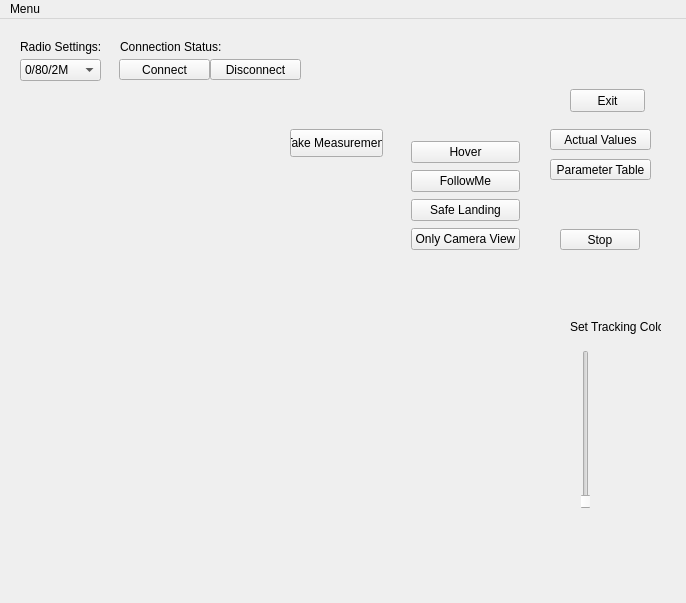
<?xml version="1.0" encoding="UTF-8"?>
<ui version="4.0">
 <class>MainWindow</class>
 <widget class="QMainWindow" name="MainWindow">
  <property name="geometry">
   <rect>
    <x>0</x>
    <y>0</y>
    <width>686</width>
    <height>603</height>
   </rect>
  </property>
  <property name="windowTitle">
   <string>MainWindow</string>
  </property>
  <widget class="QWidget" name="centralWidget">
   <widget class="QPushButton" name="exitApp">
    <property name="geometry">
     <rect>
      <x>570</x>
      <y>70</y>
      <width>75</width>
      <height>23</height>
     </rect>
    </property>
    <property name="text">
     <string>Exit</string>
    </property>
   </widget>
   <widget class="QPushButton" name="connectRadio">
    <property name="geometry">
     <rect>
      <x>119</x>
      <y>40</y>
      <width>91</width>
      <height>21</height>
     </rect>
    </property>
    <property name="text">
     <string>Connect</string>
    </property>
   </widget>
   <widget class="QPushButton" name="disconnectRadio">
    <property name="geometry">
     <rect>
      <x>210</x>
      <y>40</y>
      <width>91</width>
      <height>21</height>
     </rect>
    </property>
    <property name="text">
     <string>Disconnect</string>
    </property>
   </widget>
   <widget class="QComboBox" name="radioSettings_Options">
    <property name="geometry">
     <rect>
      <x>20</x>
      <y>40</y>
      <width>81</width>
      <height>22</height>
     </rect>
    </property>
    <property name="editable">
     <bool>false</bool>
    </property>
    <property name="currentIndex">
     <number>0</number>
    </property>
    <item>
     <property name="text">
      <string>0/80/2M</string>
     </property>
    </item>
    <item>
     <property name="text">
      <string>0/80/250K</string>
     </property>
    </item>
   </widget>
   <widget class="QLabel" name="radioSettings">
    <property name="geometry">
     <rect>
      <x>20</x>
      <y>20</y>
      <width>101</width>
      <height>16</height>
     </rect>
    </property>
    <property name="text">
     <string>Radio Settings:</string>
    </property>
   </widget>
   <widget class="QLabel" name="connectionStatus">
    <property name="geometry">
     <rect>
      <x>120</x>
      <y>20</y>
      <width>131</width>
      <height>16</height>
     </rect>
    </property>
    <property name="text">
     <string>Connection Status: </string>
    </property>
   </widget>
   <widget class="QWidget" name="gridLayoutWidget">
    <property name="geometry">
     <rect>
      <x>9</x>
      <y>269</y>
      <width>551</width>
      <height>281</height>
     </rect>
    </property>
    <layout class="QGridLayout" name="Layout_CameraView"/>
   </widget>
   <widget class="QWidget" name="verticalLayoutWidget">
    <property name="geometry">
     <rect>
      <x>400</x>
      <y>110</y>
      <width>131</width>
      <height>135</height>
     </rect>
    </property>
    <layout class="QVBoxLayout" name="layout_Modes">
     <item>
      <widget class="QPushButton" name="pushButton_hoverMode">
       <property name="text">
        <string>Hover</string>
       </property>
      </widget>
     </item>
     <item>
      <widget class="QPushButton" name="pushButton_FollowMeMode">
       <property name="text">
        <string>FollowMe</string>
       </property>
      </widget>
     </item>
     <item>
      <widget class="QPushButton" name="pushButton_SafeLandingMode">
       <property name="text">
        <string>Safe Landing</string>
       </property>
      </widget>
     </item>
     <item>
      <widget class="QPushButton" name="pushButton_CameraOnlyMode">
       <property name="text">
        <string>Only Camera View</string>
       </property>
      </widget>
     </item>
    </layout>
   </widget>
   <widget class="QWidget" name="horizontalLayoutWidget">
    <property name="geometry">
     <rect>
      <x>570</x>
      <y>320</y>
      <width>31</width>
      <height>181</height>
     </rect>
    </property>
    <layout class="QHBoxLayout" name="LayoutColorBars">
     <item>
      <widget class="QSlider" name="verticalSlider_hue">
       <property name="orientation">
        <enum>Qt::Vertical</enum>
       </property>
      </widget>
     </item>
    </layout>
   </widget>
   <widget class="QWidget" name="verticalLayoutWidget_2">
    <property name="geometry">
     <rect>
      <x>610</x>
      <y>350</y>
      <width>41</width>
      <height>31</height>
     </rect>
    </property>
    <layout class="QVBoxLayout" name="Layout_TrackingColor"/>
   </widget>
   <widget class="QLabel" name="setColor">
    <property name="geometry">
     <rect>
      <x>570</x>
      <y>300</y>
      <width>91</width>
      <height>16</height>
     </rect>
    </property>
    <property name="text">
     <string>Set Tracking Color</string>
    </property>
   </widget>
   <widget class="QLabel" name="Hue_Num">
    <property name="geometry">
     <rect>
      <x>610</x>
      <y>320</y>
      <width>41</width>
      <height>29</height>
     </rect>
    </property>
    <property name="text">
     <string/>
    </property>
   </widget>
   <widget class="QLabel" name="display_ConnectionStatus">
    <property name="geometry">
     <rect>
      <x>220</x>
      <y>20</y>
      <width>81</width>
      <height>16</height>
     </rect>
    </property>
    <property name="text">
     <string/>
    </property>
   </widget>
   <widget class="QPushButton" name="pushButton_Stop">
    <property name="geometry">
     <rect>
      <x>560</x>
      <y>210</y>
      <width>80</width>
      <height>21</height>
     </rect>
    </property>
    <property name="text">
     <string>Stop</string>
    </property>
   </widget>
   <widget class="QPushButton" name="pushButton_ActualValues">
    <property name="geometry">
     <rect>
      <x>550</x>
      <y>110</y>
      <width>101</width>
      <height>21</height>
     </rect>
    </property>
    <property name="text">
     <string>Actual Values</string>
    </property>
   </widget>
   <widget class="QPushButton" name="pushButton_ParameterTable">
    <property name="geometry">
     <rect>
      <x>550</x>
      <y>140</y>
      <width>101</width>
      <height>21</height>
     </rect>
    </property>
    <property name="text">
     <string>Parameter Table</string>
    </property>
   </widget>
   <widget class="QPushButton" name="pushButton_TakeMeasurement">
    <property name="geometry">
     <rect>
      <x>290</x>
      <y>110</y>
      <width>93</width>
      <height>28</height>
     </rect>
    </property>
    <property name="text">
     <string>Take Measurement</string>
    </property>
   </widget>
  </widget>
  <widget class="QMenuBar" name="menuBar">
   <property name="geometry">
    <rect>
     <x>0</x>
     <y>0</y>
     <width>686</width>
     <height>26</height>
    </rect>
   </property>
   <widget class="QMenu" name="menuFollowMeFle">
    <property name="title">
     <string>Menu</string>
    </property>
    <addaction name="actionExit"/>
   </widget>
   <addaction name="menuFollowMeFle"/>
  </widget>
  <action name="actionExit">
   <property name="text">
    <string>Exit</string>
   </property>
  </action>
 </widget>
 <layoutdefault spacing="6" margin="11"/>
 <resources/>
 <connections/>
</ui>
